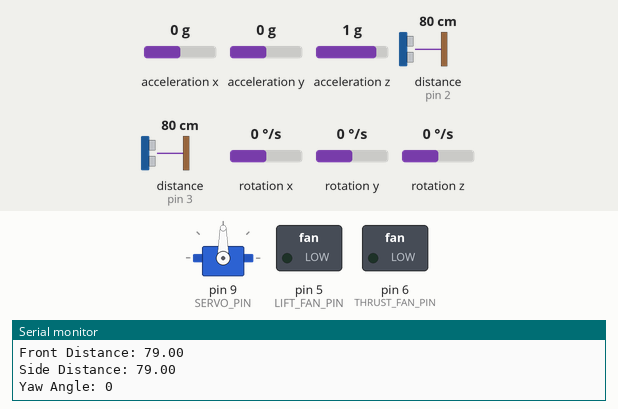
Recording of a sketch running on a simulated Arduino Uno, built with avr-gcc and run on an emulated ATmega328P. Shown: servo, switched loads named in the sketch (green lamp = pin HIGH), the last lines printed to the serial monitor. Wiring (inferred from the names in the program): 2 × ultrasonic range finder: trigger pin 11, echo pin 2 / trigger pin 13, echo pin 3. Inputs (shaded band) come from the test bench; at power-on: rotation z 0 °/s, distance to the obstacle (sensors on pin 3, pin 2) 80 cm, acceleration x 0 g, acceleration y 0 g, acceleration z 1 g, rotation x 0 °/s, rotation y 0 °/s. The echo pulse lasts 58.3 µs per cm; pins used as bus, display or sensor lines are not drawn.

Above: at 5.2 s.
5.3 s: rotation z set to -192 °/s
At 6.7 s:
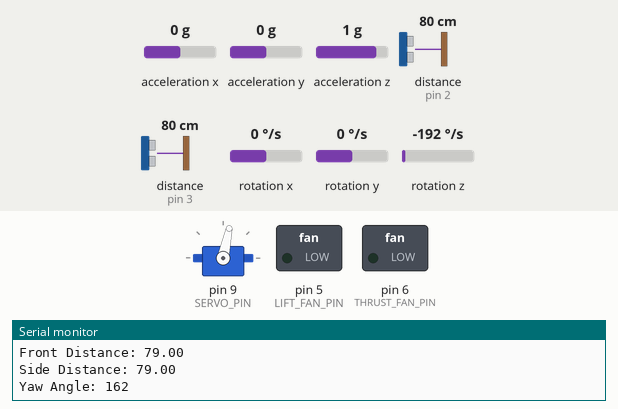
At 7.5 s:
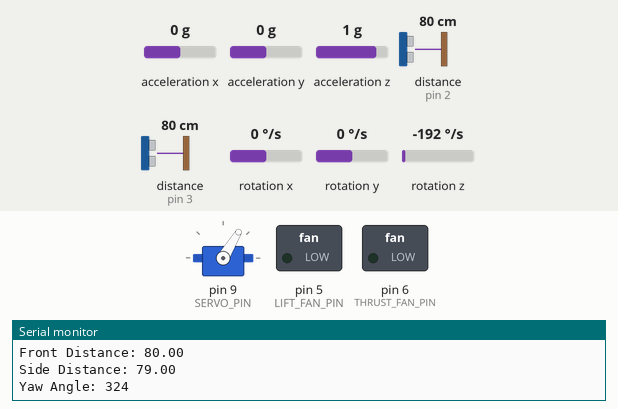
9.4 s: distance to the obstacle (sensor on pin 3) set to 89 cm
At 10.4 s:
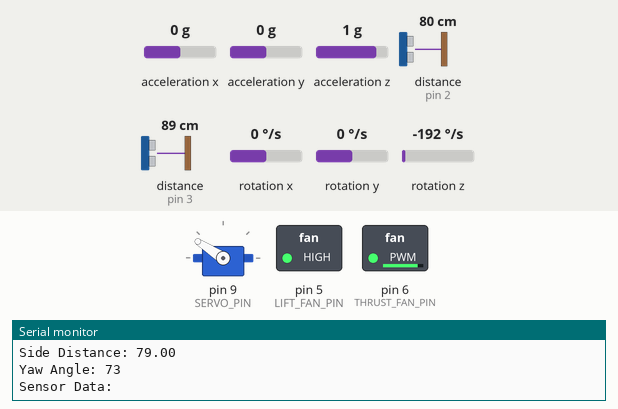
12.9 s: distance to the obstacle (sensor on pin 3) set to 24 cm
16.4 s: distance to the obstacle (sensor on pin 3) set to 20 cm
At 18.7 s:
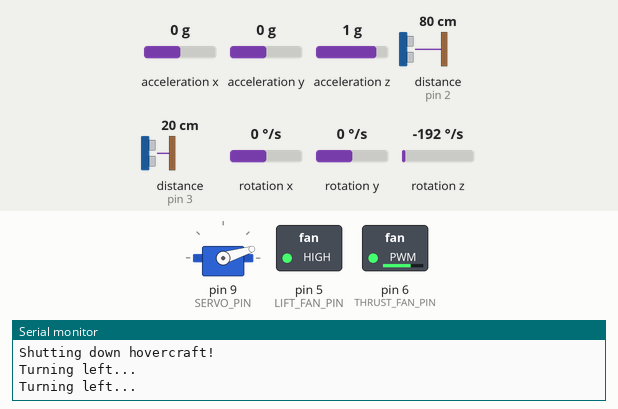
19.0 s: distance to the obstacle (sensor on pin 2) set to 2 cm
23.1 s: rotation z set to -100 °/s
Timing chart, 0 to 28.2 s (numbered marks = the images above; inputs shaded):
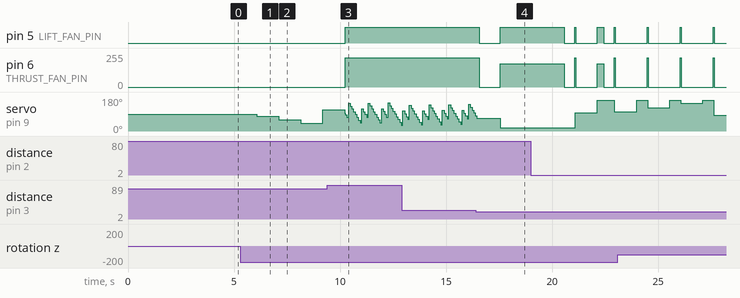

Measured:
- the behaviour switches between 83 and 84 cm on distance to the obstacle (sensor on pin 3) (found by bisection; images 2 and 3)
- the behaviour switches between 22 and 21 cm on distance to the obstacle (sensor on pin 3) (found by bisection; images 3 and 4)
- after the input at 5.3 s, servo on pin 9 (SERVO_PIN): 90° → 78° after 0.77 s, → 59° 1.0 s later, → 40° 1.0 s later, → 112° 1.0 s later
- after the input at 9.4 s, pin 5 (LIFT_FAN_PIN): LOW → HIGH after 0.84 s; pin 6 (THRUST_FAN_PIN): 0/255 → 220/255 after 0.84 s
- after the input at 16.4 s, pin 5 (LIFT_FAN_PIN): HIGH → LOW after 0.16 s, → HIGH 1.0 s later; pin 6 (THRUST_FAN_PIN): 220/255 → 0/255 after 0.16 s, → 175/255 1.0 s later

The sketch:

hovercraft-arduino.ino
```cpp
#include <MPU6050_light.h>
#include <Wire.h>
#include <Servo.h>

// Pin Definitions
#define TRIGGER_PIN_LEFT 11
#define ECHO_PIN_LEFT 2
#define TRIGGER_PIN_FRONT 13
#define ECHO_PIN_FRONT 3
#define LIFT_FAN_PIN 5
#define THRUST_FAN_PIN 6
#define SERVO_PIN 9

// Thresholds for Obstacle Detection
const int THRESHOLD_FRONT = 20;
const int THRESHOLD_SIDE = 60;

// Global Variables
Servo servoMotor;
MPU6050 mpu(Wire);
float refAngle = 0.0; // Reference angle for stabilization
int distanceFront = 0;
int distanceSide = 0;

// Function Prototypes
void initializeHardware();
void stabilizeHovercraft();
float calculateDistance(int triggerPin, int echoPin);
int getYawAngle();
void shutDownHovercraft();
void startUpHovercraft();
void turnLeft(float initialYaw);
void turnRight(float initialYaw);
void goStraight(float distance);
void printSensorData(float frontDistance, float sideDistance);
bool isHovercraftStuck(float previousYaw);
bool isHovercraftRotating(float initialYaw, bool rotatingRight);

// Arduino Setup
void setup() {
    Serial.begin(9600);
    initializeHardware();
    Serial.println("Calculating offsets. Please do not move MPU6050.");
    delay(1000);
    mpu.calcOffsets(true, true);
    Serial.println("Offsets calculated!");
    refAngle = getYawAngle();
    delay(2000);
}

// Main Loop
void loop() {
    mpu.update();
    stabilizeHovercraft();

    // Get sensor distances
    distanceFront = calculateDistance(TRIGGER_PIN_FRONT, ECHO_PIN_FRONT);
    distanceSide = calculateDistance(TRIGGER_PIN_LEFT, ECHO_PIN_LEFT);
    printSensorData(distanceFront, distanceSide);

    // Obstacle avoidance logic
    if (distanceFront <= THRESHOLD_FRONT) {
        shutDownHovercraft();
        delay(1000);

        distanceSide = calculateDistance(TRIGGER_PIN_LEFT, ECHO_PIN_LEFT);
        if (distanceSide > THRESHOLD_SIDE) {
            Serial.println("Turning left...");
            turnLeft(getYawAngle());
        } else {
            Serial.println("Turning right...");
            turnRight(getYawAngle());
        }
    } else {
        goStraight(distanceFront);
    }
}

// Function Implementations

void initializeHardware() {
    pinMode(TRIGGER_PIN_LEFT, OUTPUT);
    pinMode(ECHO_PIN_LEFT, INPUT);
    pinMode(TRIGGER_PIN_FRONT, OUTPUT);
    pinMode(ECHO_PIN_FRONT, INPUT);

    digitalWrite(LIFT_FAN_PIN, LOW);
    digitalWrite(THRUST_FAN_PIN, LOW);

    servoMotor.attach(SERVO_PIN);
    servoMotor.write(90);

    Wire.begin();
    mpu.begin();
    Wire.setWireTimeout(3000, true);
}

void stabilizeHovercraft() {
    int yaw = getYawAngle();
    int servoAngle;

    if (yaw >= 300) {
        servoAngle = 90 - (360 - yaw);
    } else if (yaw <= 60) {
        servoAngle = 90 + yaw;
    } else if (yaw > 60 && yaw < 120) {
        servoAngle = yaw;
    } else if (yaw > 240 && yaw < 300) {
        servoAngle = 180 - (360 - yaw);
    } else {
        servoAngle = 90 - (180 - yaw);
    }

    servoMotor.write(servoAngle % 360);
    delay(10);
}

float calculateDistance(int triggerPin, int echoPin) {
    digitalWrite(triggerPin, LOW);
    delayMicroseconds(2);
    digitalWrite(triggerPin, HIGH);
    delayMicroseconds(10);
    digitalWrite(triggerPin, LOW);

    long duration = pulseIn(echoPin, HIGH);
    return (duration / 2) * 0.0343; // Convert duration to distance in cm
}

int getYawAngle() {
    mpu.update();
    int yaw = (int)mpu.getAngleZ() % 360;
    return (yaw < 0) ? (360 + yaw) : yaw;
}

void shutDownHovercraft() {
    Serial.println("Shutting down hovercraft!");
    digitalWrite(LIFT_FAN_PIN, LOW);
    digitalWrite(THRUST_FAN_PIN, LOW);
}

void startUpHovercraft() {
    analogWrite(LIFT_FAN_PIN, 255);
    analogWrite(THRUST_FAN_PIN, 220);
}

void turnLeft(float initialYaw) {
    Serial.println("Turning left...");
    float yaw = initialYaw;
    long startTime = millis();

    servoMotor.write(17); // Rotate servo left
    analogWrite(LIFT_FAN_PIN, 255);
    analogWrite(THRUST_FAN_PIN, 175);

    while (isHovercraftRotating(initialYaw, false)) {
        if (isHovercraftStuck(yaw) && millis() - startTime > 3000) break;
        yaw = getYawAngle();
    }

    shutDownHovercraft();
    delay(500);
    startUpHovercraft();
}

void turnRight(float initialYaw) {
    Serial.println("Turning right...");
    float yaw = initialYaw;
    long startTime = millis();

    servoMotor.write(163); // Rotate servo right
    analogWrite(LIFT_FAN_PIN, 255);
    analogWrite(THRUST_FAN_PIN, 175);

    while (isHovercraftRotating(initialYaw, true)) {
        if (isHovercraftStuck(yaw) && millis() - startTime > 3000) break;
        yaw = getYawAngle();
    }

    shutDownHovercraft();
    delay(500);
    startUpHovercraft();
}

void goStraight(float distance) {
    if (distance >= 75 && distance < 83) {
        analogWrite(LIFT_FAN_PIN, 0);
        delay(1000);
    } else {
        startUpHovercraft();
    }
}

void printSensorData(float frontDistance, float sideDistance) {
    Serial.println("Sensor Data:");
    Serial.print("Front Distance: ");
    Serial.println(frontDistance);
    Serial.print("Side Distance: ");
    Serial.println(sideDistance);
    Serial.print("Yaw Angle: ");
    Serial.println(getYawAngle());
}

bool isHovercraftStuck(float previousYaw) {
    return abs(getYawAngle() - previousYaw) <= 1;
}

bool isHovercraftRotating(float initialYaw, bool rotatingRight) {
    float yaw = getYawAngle();
    if (rotatingRight) return yaw >= 290 || yaw <= 70;
    return yaw <= 250 || yaw >= 110;
}
```
